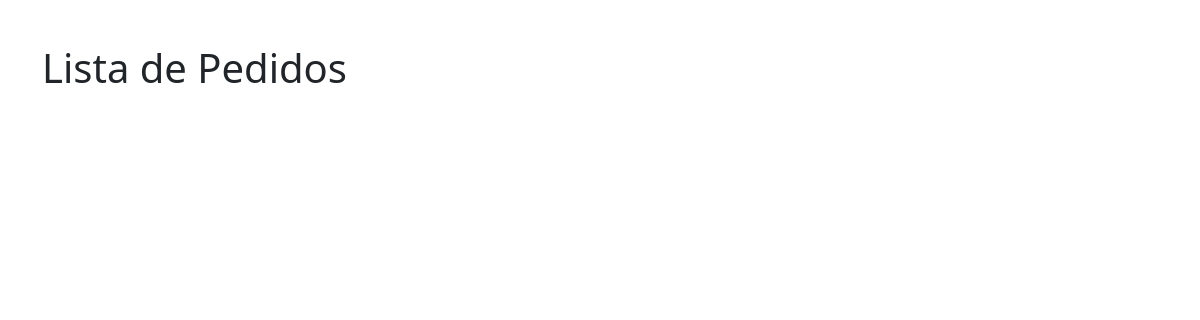
The page /gestion/pedidos/ on the database as committed earlier.
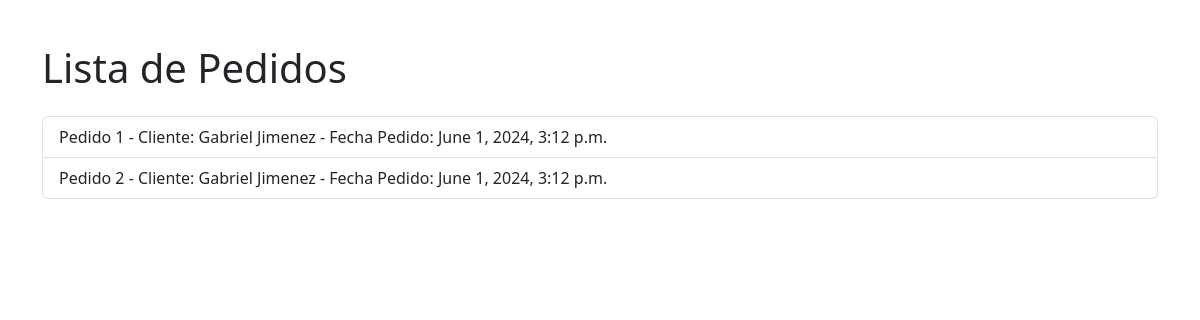
The same page on the database as committed later.
### gestion/models.py (models this page shows, shortened)
class Pedido(models.Model):
    cliente = models.ForeignKey(Cliente, on_delete=models.CASCADE)
    productos = models.ManyToManyField(Producto)
    fecha_pedido = models.DateTimeField(auto_now_add=True)
    direccion_entrega = models.CharField(max_length=255, default='Sin dirección')
    recogida_en_tienda = models.BooleanField(default=False)
    domiciliario = models.ForeignKey(Domiciliario, on_delete=models.SET_NULL, null=True, blank=True)
    fecha_envio = models.DateTimeField(null=True, blank=True)
    fecha_entrega = models.DateTimeField(null=True, blank=True)

class Cliente(models.Model):
    nombre = models.CharField(max_length=100)
    apellido = models.CharField(max_length=100)
    direccion = models.CharField(max_length=255)
    telefono = models.CharField(max_length=15)

### gestion/views.py (the view)
# urls.py: path('pedidos/', views.lista_pedidos, name='lista_pedidos'),
def lista_pedidos(request):
    pedidos = Pedido.objects.all()
    return render(request, 'gestion/lista_pedidos.html', {'pedidos': pedidos})

### gestion/templates/gestion/lista_pedidos.html (shortened to what this page needs)
{% extends "gestion/base.html" %}
{% block content %}
<div class="container">
    <h1 class="my-4">Lista de Pedidos</h1>
    <ul class="list-group">
        {% for pedido in pedidos %}
        <li class="list-group-item">
            Pedido {{ pedido.id }} - Cliente: {{ pedido.cliente.nombre }} {{ pedido.cliente.apellido }}
            - Fecha Pedido: {{ pedido.fecha_pedido }}
        </li>
        {% endfor %}
    </ul>
</div>
{% endblock %}

### gestion/templates/gestion/base.html (shortened to what this page needs)
<!DOCTYPE html>
<html>
<head>
    <link href="https://cdn.jsdelivr.net/npm/bootstrap@5.3.0/dist/css/bootstrap.min.css" rel="stylesheet">
</head>
<body>
    {% block content %}{% endblock %}
</body>
</html>

### gestion/templates/gestion/base.html (style rules this page uses)
body { padding: 20px; }

Rows that differ between the two databases and show on the page:
added Pedido: id "1", cliente.nombre "Gabriel", cliente.apellido "Jimenez", fecha_pedido "June 1, 2024, 3:12 p.m."
added Pedido: id "2", cliente.nombre "Gabriel", cliente.apellido "Jimenez", fecha_pedido "June 1, 2024, 3:12 p.m."
